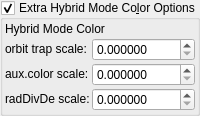
           <widget class="MyGroupBox" name="groupCheck_fractal_coloring_extra_color_options_false">
            <property name="toolTip">
             <string>&lt;html&gt;&lt;head/&gt;&lt;body&gt;&lt;p&gt;Can be used for controlling the relative size of the three color components in the Hybrid Mode.&lt;/p&gt;&lt;p&gt;These controls can also be used for pre-V2.15 backwards compatibility&lt;/p&gt;&lt;/body&gt;&lt;/html&gt;</string>
            </property>
            <property name="title">
             <string>Extra Hybrid Mode Co&amp;lor Options</string>
            </property>
            <property name="checkable">
             <bool>true</bool>
            </property>
            <layout class="QVBoxLayout" name="verticalLayout_49" stretch="0,0">
             <property name="spacing">
              <number>2</number>
             </property>
             <property name="leftMargin">
              <number>2</number>
             </property>
             <property name="topMargin">
              <number>2</number>
             </property>
             <property name="rightMargin">
              <number>2</number>
             </property>
             <property name="bottomMargin">
              <number>2</number>
             </property>
             <item>
              <layout class="QGridLayout" name="gridLayout" columnstretch="0">
               <item row="2" column="0">
                <widget class="QLabel" name="label_63">
                 <property name="text">
                  <string>Hybrid Mode Color</string>
                 </property>
                </widget>
               </item>
              </layout>
             </item>
             <item>
              <layout class="QGridLayout" name="gridLayout_32" columnstretch="0,1">
               <property name="topMargin">
                <number>0</number>
               </property>
               <item row="2" column="0">
                <widget class="QLabel" name="label_88">
                 <property name="font">
                  <font>
                   <weight>75</weight>
                   <bold>true</bold>
                  </font>
                 </property>
                 <property name="text">
                  <string>&lt;html&gt;&lt;head/&gt;&lt;body&gt;&lt;p&gt;&lt;span style=&quot; font-weight:400;&quot;&gt;radDivDe scale:&lt;/span&gt;&lt;/p&gt;&lt;/body&gt;&lt;/html&gt;</string>
                 </property>
                </widget>
               </item>
               <item row="2" column="1">
                <widget class="MyDoubleSpinBox" name="spinbox_fractal_coloring_rad_div_de_scale1">
                 <property name="sizePolicy">
                  <sizepolicy hsizetype="Minimum" vsizetype="Maximum">
                   <horstretch>0</horstretch>
                   <verstretch>0</verstretch>
                  </sizepolicy>
                 </property>
                 <property name="prefix">
                  <string/>
                 </property>
                 <property name="suffix">
                  <string/>
                 </property>
                 <property name="decimals">
                  <number>6</number>
                 </property>
                 <property name="minimum">
                  <double>0.000000000000000</double>
                 </property>
                 <property name="maximum">
                  <double>9999.999900000000707</double>
                 </property>
                 <property name="singleStep">
                  <double>0.100000000000000</double>
                 </property>
                </widget>
               </item>
               <item row="1" column="0">
                <widget class="QLabel" name="label_89">
                 <property name="font">
                  <font>
                   <weight>75</weight>
                   <bold>true</bold>
                  </font>
                 </property>
                 <property name="text">
                  <string>&lt;html&gt;&lt;head/&gt;&lt;body&gt;&lt;p&gt;&lt;span style=&quot; font-weight:400;&quot;&gt;aux.color scale:&lt;/span&gt;&lt;/p&gt;&lt;/body&gt;&lt;/html&gt;</string>
                 </property>
                </widget>
               </item>
               <item row="1" column="1">
                <widget class="MyDoubleSpinBox" name="spinbox_fractal_coloring_aux_color_scale1">
                 <property name="sizePolicy">
                  <sizepolicy hsizetype="Minimum" vsizetype="Maximum">
                   <horstretch>0</horstretch>
                   <verstretch>0</verstretch>
                  </sizepolicy>
                 </property>
                 <property name="prefix">
                  <string/>
                 </property>
                 <property name="suffix">
                  <string/>
                 </property>
                 <property name="decimals">
                  <number>6</number>
                 </property>
                 <property name="minimum">
                  <double>0.000000000000000</double>
                 </property>
                 <property name="maximum">
                  <double>9999.999900000000707</double>
                 </property>
                 <property name="singleStep">
                  <double>0.100000000000000</double>
                 </property>
                </widget>
               </item>
               <item row="0" column="1">
                <widget class="MyDoubleSpinBox" name="spinbox_fractal_coloring_orbit_trap_scale1">
                 <property name="sizePolicy">
                  <sizepolicy hsizetype="Minimum" vsizetype="Maximum">
                   <horstretch>0</horstretch>
                   <verstretch>0</verstretch>
                  </sizepolicy>
                 </property>
                 <property name="prefix">
                  <string/>
                 </property>
                 <property name="suffix">
                  <string/>
                 </property>
                 <property name="decimals">
                  <number>6</number>
                 </property>
                 <property name="minimum">
                  <double>0.000000000000000</double>
                 </property>
                 <property name="maximum">
                  <double>9999.999900000000707</double>
                 </property>
                 <property name="singleStep">
                  <double>0.100000000000000</double>
                 </property>
                </widget>
               </item>
               <item row="0" column="0">
                <widget class="QLabel" name="label_90">
                 <property name="font">
                  <font>
                   <weight>75</weight>
                   <bold>true</bold>
                  </font>
                 </property>
                 <property name="text">
                  <string>&lt;html&gt;&lt;head/&gt;&lt;body&gt;&lt;p&gt;&lt;span style=&quot; font-weight:400;&quot;&gt;orbit trap scale:&lt;/span&gt;&lt;/p&gt;&lt;/body&gt;&lt;/html&gt;</string>
                 </property>
                </widget>
               </item>
              </layout>
             </item>
            </layout>
           </widget>
